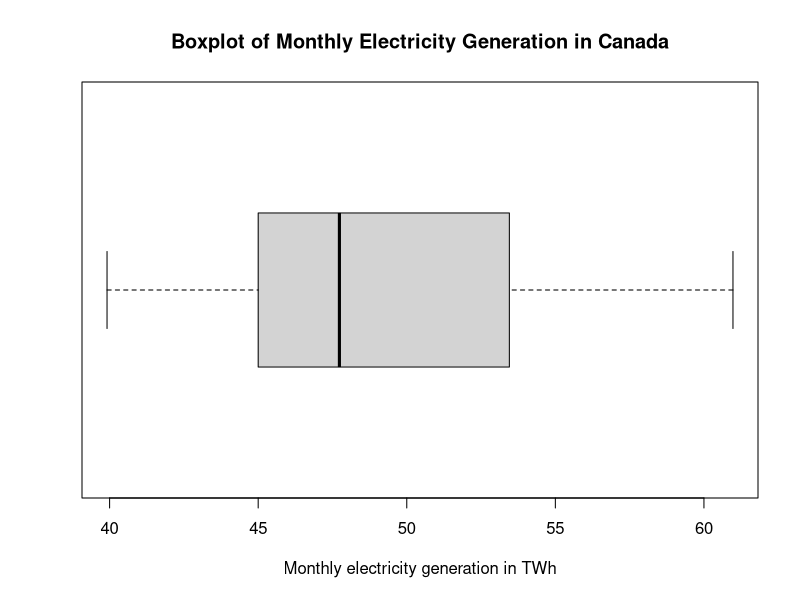
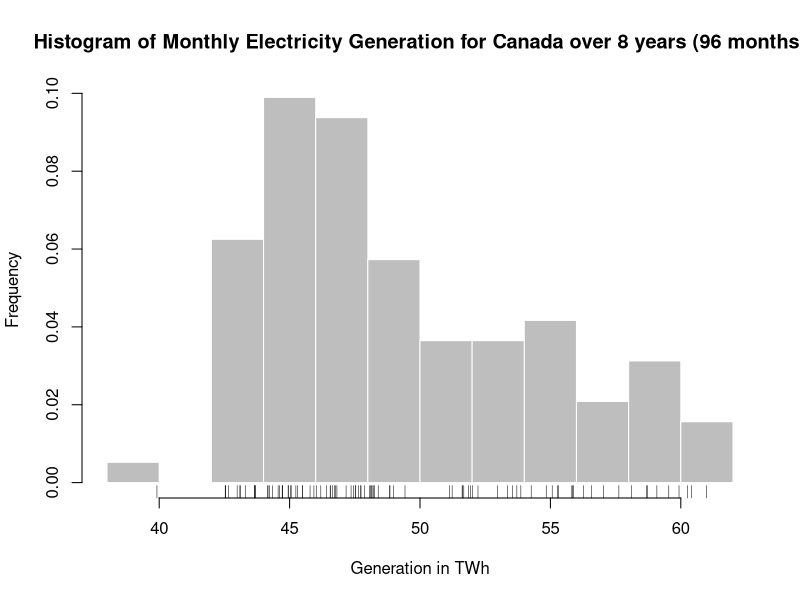

R code for these plots, in order: (Note: this script raises an error after producing the figures.)
#import data.
GEN_TABLE <- read.csv("Monthly Generation Table.csv", header=TRUE)

#converting the Month column values from numeric to yearmon.
mode(GEN_TABLE$Month)
library(zoo)
months <- as.yearmon(GEN_TABLE$Month,format="%Y/%m")

#summary in TWh
summary(as.numeric(GEN_TABLE$Canada)/1000000)

boxplot(GEN_TABLE$Canada/1000000,
        horizontal = TRUE,
        xlab = "Monthly electricity generation in TWh",
        main = "Boxplot of Monthly Electricity Generation in Canada")

hist(as.numeric(GEN_TABLE$Canada/1000000),
     col="grey",
     border = 0,
     main = "Histogram of Monthly Electricity Generation for Canada over 8 years (96 months)",
     xlab = "Generation in TWh",
     ylab = "Frequency",
     freq = FALSE)
rug(GEN_TABLE$Canada/1000000)

#Adding a normal distribution curve.
# curve(dnorm(x,mean=mean(GEN_TABLE$Canada/1000000),sd=sd(GEN_TABLE$Canada/1000000)),
#       col="red",
#       lwd=2,
#       add=TRUE)

#plot receipts through time.
ggplot(GEN_TABLE, aes(x=GEN_TABLE$Month,y=GEN_TABLE$Canada/1000000),group=1) +
  geom_line() + geom_point() +
  theme_bw() + theme_light() +
  xlab("") + ylab("Electricity generation in TWh") +
  ggtitle("Monthly Electricity Generation in Canada 2008-2015") 
  #scale_x_date(date_minor_breaks = "1 month", date_labels = "%b %Y")

#ggplot(aes(x = GEN_TABLE$Month, y = GEN_TABLE$Canada), data = GEN_TABLE) + geom_line()

